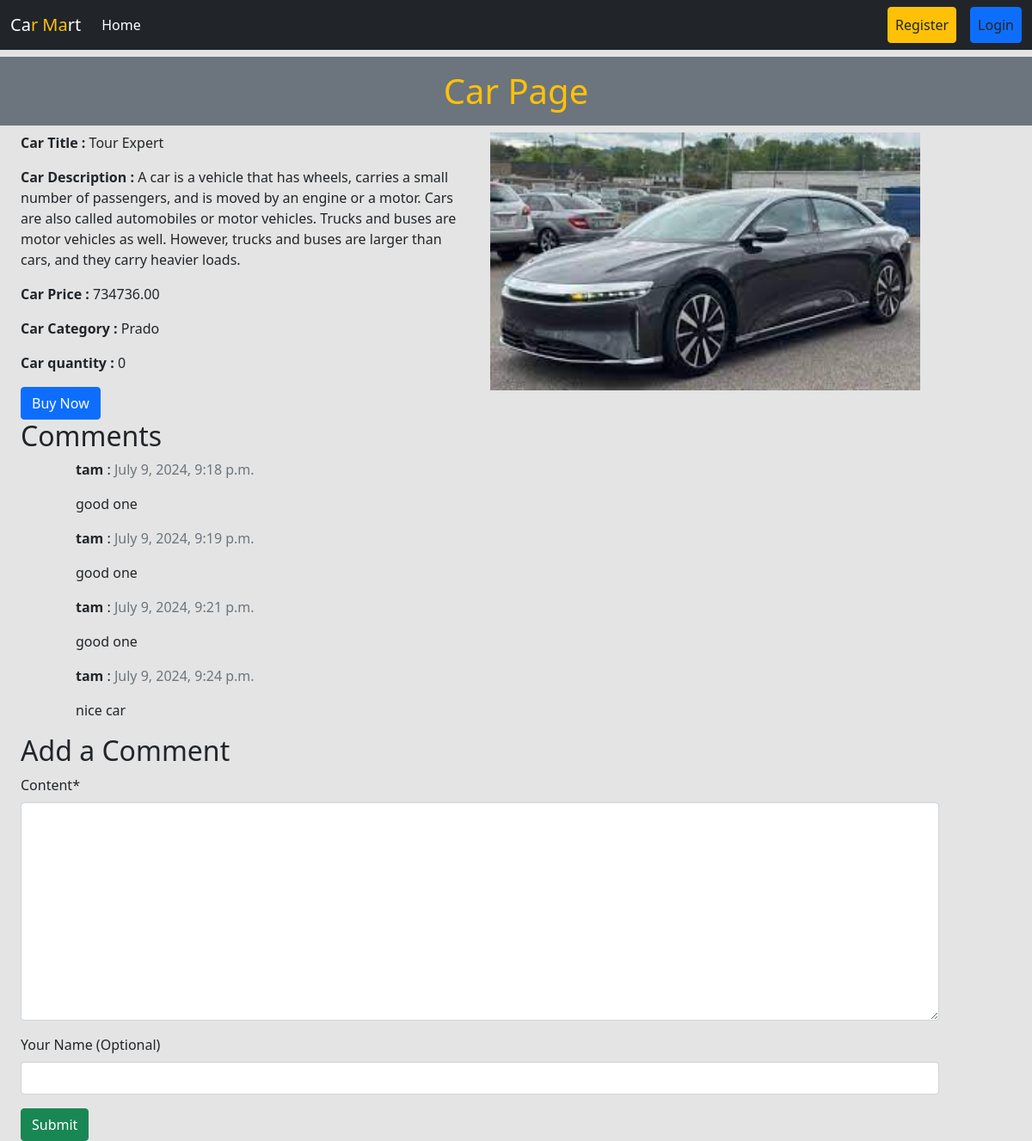
The app's page /car_inventory/car/4/ with its own data.
### car_inventory/models.py (models this page shows, shortened)
class Car(models.Model):
    image = models.ImageField(upload_to='static/')
    title = models.CharField(max_length=255)
    description = models.TextField()
    price = models.DecimalField(max_digits=10, decimal_places=2)
    category = models.ForeignKey(CarCategory, on_delete=models.CASCADE)
    buyers = models.ManyToManyField(User, related_name='bought_cars', blank=True)

class CarCategory(models.Model):
    name = models.CharField(max_length=100)
    available_cars = models.PositiveIntegerField(default=0)
    def __str__(self):
        return self.name

class Comment(models.Model):
    car = models.ForeignKey(Car, related_name='comments', on_delete=models.CASCADE)
    user = models.ForeignKey(User, on_delete=models.SET_NULL, null=True, blank=True)
    content = models.TextField()
    created_at = models.DateTimeField(auto_now_add=True)

### car_inventory/views.py (the view)
# urls.py: path('car/<int:car_id>/', views.car, name='car_details'),
def car(request, car_id):
    car = get_object_or_404(Car, id=car_id)
    comments = car.comments.all()
    if request.method == 'POST':
        if request.user.is_authenticated:
            comment_form = CommentForm(request.POST)
            if comment_form.is_valid():
                new_comment = comment_form.save(commit=False)
                new_comment.car = car
                new_comment.user = request.user
                new_comment.save()
                return redirect('details_car', car_id = car.id)
        else:
            comment_form = AnonymousCommentForm(request.POST)
            if comment_form.is_valid():
                new_comment = comment_form.save(commit=False)
                new_comment.car = car
                new_comment.save()
                return redirect('homepage')
    else:
        comment_form = CommentForm() if request.user.is_authenticated else AnonymousCommentForm()
    context = {
        'car': car,
        'comments': comments,
        'comment_form': comment_form,
    }
    return render(request, 'car.html', context)

### car_inventory/forms.py
class AnonymousCommentForm(forms.ModelForm):
    name = forms.CharField(max_length=100, required=False, label='Your Name (Optional)')
    class Meta:
        model = Comment
        fields = ['content']

### car_inventory/templates/car.html (shortened to what this page needs)
{% extends 'base.html' %}
{% load crispy_forms_tags %}
{% block content %}
<h1 class="text-center bg-secondary text-warning mt-2 p-3">Car Page</h1>
<div class=" row d-flex flex-wrap container">
    <div class="col">
        <p><b>Car Title :</b> {{car.title}}</p>
        <p><b>Car Description : </b>{{car.description}}</p>
        <p><b>Car Price :</b> {{car.price}}</p>
        <p><b>Car Category :</b> {{car.category}}</p>
        <p><b>Car quantity :</b> {{car.category | length}}</p>
        <a href="{% url 'buy_car' car.id %}" class="btn btn-primary">Buy Now</a>
    </div>
    <div class="col">
        <img style="width: 500px; height: 300px;"src="{{car.image.url}}" alt="{{car.title}}">
    </div>
    <div>
        <h2>Comments</h2>
    <ul>
        <ul>
            {% for comment in comments %}
                <p><b>{{ comment.user.username}}</b> : <span class="text-secondary">{{ comment.created_at }}</span></p>
                <p>{{ comment.content }}</p>
            {% endfor %}
        </ul>
    </ul>
        <h2>Add a Comment</h2>
        <form method="post">
            {{ comment_form | crispy }}
            <button class="btn btn-success" type="submit">Submit</button>
        </form>
    </div>
</div>
{% endblock %}

### records on screen
Car: title "Tour Expert", description "A car is a vehicle that has wheels, carries a small number of passengers, and is moved by an engine or a motor. Cars are also called automobiles or motor vehicles. Trucks and buses are motor vehicles as well. However, trucks and buses are larger than cars, and they carry heavier loads.", price "734736.00", category "Prado", category|length "0", image (picture)
Comment: user.username "tam", created_at "July 9, 2024, 9:18 p.m.", content "good one"
Comment: user.username "tam", created_at "July 9, 2024, 9:19 p.m.", content "good one"
Comment: user.username "tam", created_at "July 9, 2024, 9:21 p.m.", content "good one"
Comment: user.username "tam", created_at "July 9, 2024, 9:24 p.m.", content "nice car"
